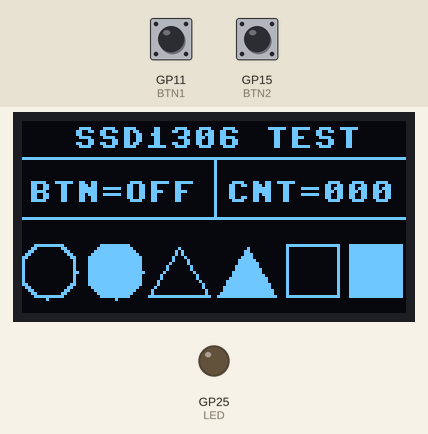
Simulated run of this program. Board: Raspberry Pi Pico running MicroPython. On the bench: 128×64 one-colour display, output pins drawn as LEDs (lit = HIGH). Inputs (shaded band) come from the test bench; at power-on: GP11 (BTN1) HIGH, GP15 (BTN2) HIGH. What the program prints to the serial console is not drawn.

Above: at 1.2 s.
1.3 s: GP11 (BTN1) pulled LOW for 0.15 s
At 2.1 s:
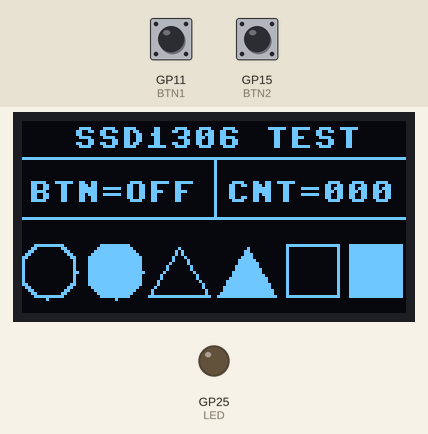
2.9 s: GP15 (BTN2) pulled LOW for 0.15 s
At 3.8 s:
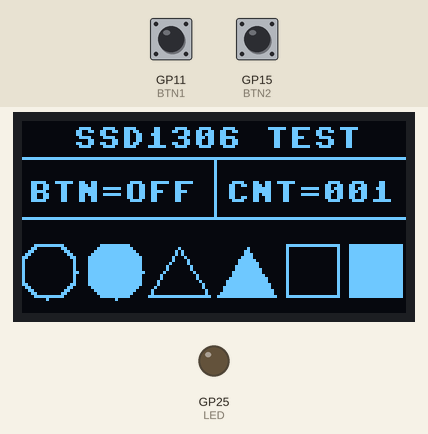
4.5 s: GP11 (BTN1) pulled LOW for 1 s
At 5.3 s:
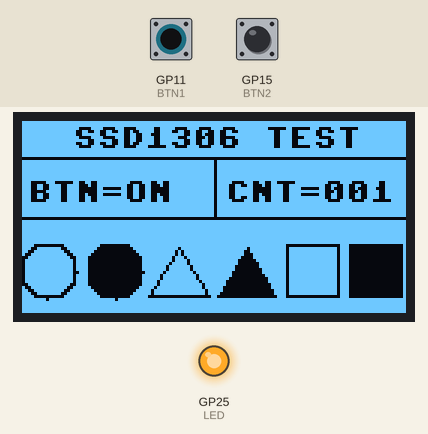
7.0 s: GP15 (BTN2) pulled LOW for 0.15 s
At 8.4 s:
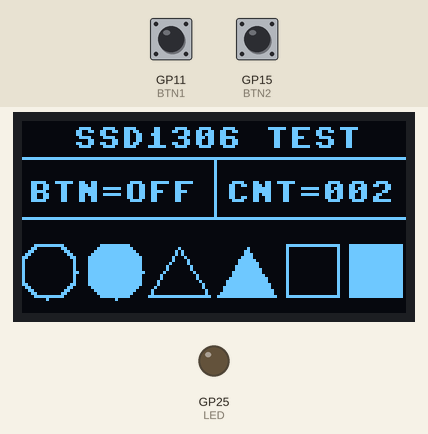
Timing chart, 0 to 9.6 s (numbered marks = the images above; inputs shaded):
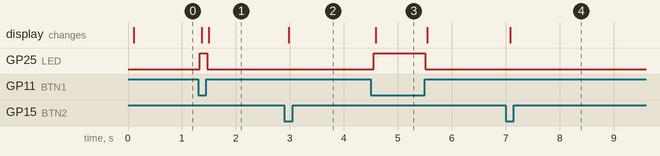

Measured:
- after the input at 1.3 s, GP25 (LED): LOW → HIGH at once, → LOW 0.15 s later; the display: first changes after 0.07 s (image 1 shows a later state)
- after the input at 2.9 s, the display: changes after 0.08 s (image 2)
- after the input at 4.5 s, GP25 (LED): LOW → HIGH after 0.05 s, → LOW 0.95 s later; the display: changes after 0.09 s (image 3)
- after the input at 7.0 s, the display: changes after 0.09 s (image 4)

The program:

main.py
```python
from machine import Pin, I2C  # 入出力モジュール
import ssd1306                # 液晶表示器用ライブラリ
import math                   # 数学関数

LED = machine.Pin(25, machine.Pin.OUT) # GP25をLEDとして出力端子に設定
BTN1 = Pin(11, Pin.IN, Pin.PULL_UP)    # GP11をBTN1として入力端子（プルアップ）に設定
BTN2 = Pin(15, Pin.IN, Pin.PULL_UP)    # GP15をBTN2として入力端子（プルアップ）に設定
state = False # BTN1ボタン状態格納用
cnt = 0       # BTN2のON回数カウント用

# I2C設定 (I2C識別ID 0or1, SDA, SCL)
i2c = I2C(0, sda=Pin(16), scl=Pin(17) )

# 使用するSSD1306のアドレス取得表示（通常は0x3C）
addr = i2c.scan()
print( "OLED SSD1306 I2C Address :" + hex(addr[0]) )

# ディスプレイ設定（幅, 高さ, 通信仕様）
display = ssd1306.SSD1306_I2C(128, 64, i2c)

# 円描画関数（三角関数を使用）
def circle(x, y, l, color):
    for r in range(360):
        display.pixel(int(x + l * math.cos(math.radians(r))), int(y - l * math.sin(math.radians(r))), color)

# 塗り潰し円描画関数（三角関数を使用）
def fill_circle(x, y, l, color):
    for r in range(360):
        display.line(x, y, int(x + l * math.cos(math.radians(r))), int(y - l * math.sin(math.radians(r))), color)

# 三角描画関数（線で描画）
def triangle(x1, y1, x2, y2, x3, y3, color):
    display.line(x1, y1, x2, y2, color)  # 指定座標から指定座標までの線
    display.line(x2, y2, x3, y3, color)  # 指定座標から指定座標までの線
    display.line(x1, y1, x3, y3, color)  # 指定座標から指定座標までの線

# 塗り潰し三角（正三角形）描画関数（三角関数を使用）
def fill_triangle(x, y, l, color):
    for i in range(int(l/2 * math.tan(math.radians(60)))):
        h = l/2 * math.tan(math.radians(60))  # 高さ
        display.hline(x + math.ceil((i*l/h)/2), y - i, l - math.ceil(i*l/h), color) # 指定座標から塗り潰し三角

# 以下繰り返し
while True:
    # 液晶画面表示内容設定
    display.fill(0) # 表示内容消去
    display.text('SSD1306 TEST', 17, 2, True)  # ('内容', x, y, 色) テキスト表示
    display.hline(0, 12, 128, True)            # (x, y, 長さ, 色) 指定座標から横線
    display.vline(64, 12, 20, True)            # (x, y, 長さ, 色) 指定座標から 縦線
    display.line(0, 32, 128, 32, True)         # (x1, y1, x2, y2, 色) 指定座標1から指定座標2までの線
    display.rect(88, 41, 18, 18, True)         # (x, y, 幅, 高さ, 色)指定座標に四角
    display.fill_rect(109, 41, 18, 18, True)   # (x, y, 幅, 高さ, 色)指定座標に 塗り潰し四角

    # 以下自作関数で描画
    circle(9, 50, 9, True)                 # (x, y, 半径, 色) 円描画関数呼び出し
    fill_circle(31, 50, 9, True)           # (x, y, 半径, 色) 塗り潰し円を描画関数呼び出し
    triangle(42, 58, 52, 42, 62, 58, True) # (x1, y1, x1, y1, x1, y1, 色) 三角描画関数呼び出し
    fill_triangle(65, 58, 20, True)        # (x, y, 底辺長さ, 色) 塗り潰し三角（※正三角形）

    #  ボタン1処理（ON/OFF）
    if BTN1.value() == 0:                      # BTN1がONなら
        display.text('BTN=ON ',  2, 20, True)  # テキスト表示
        display.invert(True)                   # 表示色反転
        LED.value(1)                           # LEDを点灯
    else:                                      # BTN1がONでなければ
        display.text('BTN=OFF',  2, 20, True)  # テキスト表示
        display.invert(False)                  # 表示色戻る
        LED.value(0)                           # LEDを消灯

    #  ボタン2処理（カウンタ）
    if BTN2.value() == 0 and state == False: # BTN2がONかつボタン状態Falseなら
        state = True                         # ボタン状態True
        cnt = cnt + 1                        # カウント＋1
    if BTN2.value() == 1:                    # BTN2がOFFなら
        state = False                        # ボタン状態False
    display.text('CNT={:03}'.format(cnt),  68, 20, True)  # カウント数表示（3桁0埋め）

    # 設定した内容を表示
    display.show()
    
```
